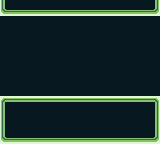

Tiled map render using the project's own tile images. Description and the whole map definition, tile-layer contents included, below:
An orthogonal 20x18 tile map with 8x8 px tiles, 1 tile layer (Tile Layer 1).

<map version="1.10" tiledversion="1.11.0" orientation="orthogonal" renderorder="right-down" width="20" height="18" tilewidth="8" tileheight="8" infinite="0" backgroundcolor="#071821" nextlayerid="2" nextobjectid="1">
 <tileset firstgid="1" source="frame.tsx" />
 <layer id="1" name="Tile Layer 1" width="20" height="18">
  <data encoding="csv">
28,29,29,29,29,29,29,29,29,29,29,29,29,29,29,29,29,29,29,30,
34,35,35,35,35,35,35,35,35,35,35,35,35,35,35,35,35,35,35,36,
0,0,0,0,0,0,0,0,0,0,0,0,0,0,0,0,0,0,0,0,
0,0,0,0,0,0,0,0,0,0,0,0,0,0,0,0,0,0,0,0,
0,0,0,0,0,0,0,0,0,0,0,0,0,0,0,0,0,0,0,0,
0,0,0,0,0,0,0,0,0,0,0,0,0,0,0,0,0,0,0,0,
0,0,0,0,0,0,0,0,0,0,0,0,0,0,0,0,0,0,0,0,
0,0,0,0,0,0,0,0,0,0,0,0,0,0,0,0,0,0,0,0,
0,0,0,0,0,0,0,0,0,0,0,0,0,0,0,0,0,0,0,0,
0,0,0,0,0,0,0,0,0,0,0,0,0,0,0,0,0,0,0,0,
0,0,0,0,0,0,0,0,0,0,0,0,0,0,0,0,0,0,0,0,
0,0,0,0,0,0,0,0,0,0,0,0,0,0,0,0,0,0,0,0,
22,23,23,23,23,23,23,23,23,23,23,23,23,23,23,23,23,23,23,24,
28,29,29,29,29,29,29,29,29,29,29,29,29,29,29,29,29,29,29,30,
28,29,29,29,29,29,29,29,29,29,29,29,29,29,29,29,29,29,29,30,
28,29,29,29,29,29,29,29,29,29,29,29,29,29,29,29,29,29,29,30,
28,29,29,29,29,29,29,29,29,29,29,29,29,29,29,29,29,29,29,30,
34,35,35,35,35,35,35,35,35,35,35,35,35,35,35,35,35,35,35,36
</data>
 </layer>
</map>
